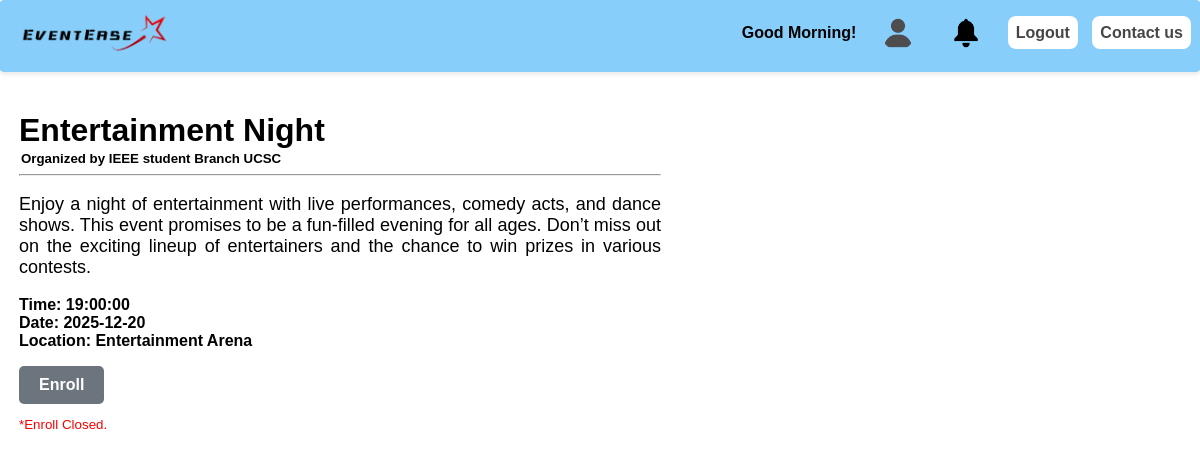
The page /event.php?no=12 (signed in) on the database its author committed.
### tables this page shows
CREATE TABLE `events` (
  `no` int(11) NOT NULL,
  `name` varchar(20) NOT NULL,
  `short_dis` varchar(200) NOT NULL,
  `long_dis` varchar(2000) NOT NULL,
  `flag` tinyint(1) NOT NULL,
  `time` time NOT NULL,
  `date` date NOT NULL,
  `location` varchar(20) NOT NULL,
  `people_limit` int(11) NOT NULL,
  `event_type` varchar(50) NOT NULL,
  `approvedstatus` int(11) NOT NULL,
  `reason` varchar(1000) NOT NULL,
  `supervisor` int(11) DEFAULT NULL,
  `event_banner` varchar(200) NOT NULL,
  `organizer` int(11) NOT NULL,
  `orgno` int(11) NOT NULL
);

CREATE TABLE `organizations` (
  `orgno` int(11) NOT NULL,
  `orgname` varchar(100) NOT NULL,
  `orgdetails` varchar(2000) NOT NULL,
  `orgprofilepic` text NOT NULL
);

### app/Controllers/HeaderController.php (called while the page is built, shortened)
<?php
class HeaderController {
    private $usermodel;
    private $notifications;
    public function __construct() {
        $database = new Database();
        $conn = $database->getConnection();
        $this->usermodel = new UserModel($conn);
        $this->notifications = new notifications($conn);
    }
    public function render() {
        $database = new Database();
        $username = isset($_SESSION['username']) ? $_SESSION['username'] : 'Guest';
        $profilePicture = './images/profiles/adminlogo.png';
        if ($username !== 'Guest') {
            $userData = $this->usermodel->getUserData($username, $database);
            $checknewchat = $this->notifications->checknewchat($userData['email'], $database);
            $checknewchatadmin = $this->notifications->checknewchatforadmin($database);
            if ($checknewchat) {
                $newchat = true;
            } else {
                $newchat = false;
            }
            if ($checknewchatadmin) {
                $newchatadmin = true;
            } else {
                $newchatadmin = false;
            }
        }
        require __DIR__ . '/../Views/events/header.php';
    }
}
?>

### app/Models/notifications.php (called while the page is built, shortened)
<?php
class notifications {
    public function checknewchat($email, Database $database) {
        $conn = $database->getConnection();
        $query = "SELECT * FROM contact_support where email=? and open_time < reply_time";
        $stmt = $conn->prepare($query);
        $stmt->bind_param("s", $email);
        $stmt->execute();
        $result = $stmt->get_result();
        if($result->num_rows > 0){
            return true;
        }else{
            return false;
        }
    }
    public function checknewchatforadmin(Database $database) {
        $conn = $database->getConnection();
        $query = "SELECT * FROM contact_support where open_time > reply_time";
        $stmt = $conn->prepare($query);
        $stmt->execute();
        $result = $stmt->get_result();
        if($result->num_rows > 0){
            return true;
        }else{
            return false;
        }
    }
}

### app/Models/UserModel.php (called while the page is built, shortened)
<?php
class UserModel {
    public function getUserData($username, Database $database) {
        $conn = $database->getConnection();
        $sql = "SELECT u.*, r.role_name, c.Cnt_num
                FROM users u
                JOIN roles r ON u.usertype = r.role_id
                LEFT JOIN contact_numbers c ON u.No = c.Cnt_no
                WHERE u.username = ?";
        $stmt = $conn->prepare($sql);
        $stmt->bind_param("s", $username);
        $stmt->execute();
        $result = $stmt->get_result();
        $userData = null;
        $contactNumbers = [];
        while ($row = $result->fetch_assoc()) {
            if (!$userData) {
                $userData = $row;
                unset($userData['Cnt_num']);
            }
        }
        if ($userData) {
            $userData['contact_numbers'] = $contactNumbers;
            return $userData;
        } else {
            return null;
        }
    }
}
?>

### app/Database.php (called while the page is built, shortened)
<?php
class Database
{
    private $host = 'localhost';
    private $user = 'root';
    private $password = '';
    private $db_name = 'eventease';
    public function getConnection()
    {
        $this->con = new mysqli($this->host, $this->user, $this->password, $this->db_name);
        return $this->con;
    }
}
?>

### app/Models/EventModel.php (called while the page is built, shortened)
<?php
class EventModel {
    private $conn;
    public function __construct(Database $database) {
        $this->conn = $database->getConnection();
    }
    public function isUserEnrolled($username, $eventno) {
        $query = "SELECT * FROM enroll WHERE username = ? AND eventno = ?";
        $stmt = $this->conn->prepare($query);
        $stmt->bind_param("si", $username, $eventno);
        $stmt->execute();
        $result = $stmt->get_result();
        return $result->num_rows > 0;
    }
    public function getEvent($no) {
    $query = "SELECT events.*, organizations.*
              FROM events
              JOIN organizations ON events.orgno = organizations.orgno
              WHERE events.no = ?";
    $stmt = $this->conn->prepare($query);
    $stmt->bind_param("i", $no);
    $stmt->execute();
    $result = $stmt->get_result();
    return $result->fetch_assoc();
}
}

### app/views/events/event.php (the view, shortened to what this page needs)
<!DOCTYPE html>
<html>
<head>
    <link rel="stylesheet" type="text/css" href="./css/event.css">
</head>
<body>
    <main class="main">
        <div class="event-details">
            <?php if ($event): ?>
                <div>
                    <h1><?php echo $event['name']; ?></h1><h5>Organized by <?php echo $event['orgname'];?></h5>
                    <hr>
                    <p class="details"><?php echo $event['long_dis']; ?></p>
                    <p><b>
                        Time: <?php echo $event['time']; ?>
                        <br>
                        Date: <?php echo $event['date']; ?>
                        <br>
                        Location: <?php echo $event['location']; ?>
                    </b></p>
                    <?php
                    $eventDate = new DateTime($event['date']);
                    $currentDate = new DateTime();
                    $interval = $currentDate->diff($eventDate);
                    $daysUntilEvent = $interval->days;
                    ?>
                    <?php if (!$isEnrolled): ?>
                        <?php if ($event['flag'] == 0 && $userdata['usertype'] == "guest"): ?>
                        <?php else: ?>
                            <form action="enroll.php" method="POST">
                                <button type="submit" class="button enroll-button<?php echo ($daysUntilEvent <= 5) ? ' disabled' : ''; ?>" <?php echo ($daysUntilEvent <= 5) ? 'disabled' : ''; ?>>Enroll</button>
                                <?php if ($daysUntilEvent <= 5): ?>
                                    <p class="notice">*Enroll Closed.</p>
                                <?php endif; ?>
                            </form>
                        <?php endif; ?>
                    <?php endif; ?>
                </div>
            <?php endif; ?>
        </div>
    </main>
</body>
</html>

### public/index.php (shortened to what this page needs)
<?php
require __DIR__ . '/../app/Database.php';
require __DIR__ . '/../app/Models/UserModel.php';
require __DIR__ . '/../app/Models/EventModel.php';
require __DIR__ . '/../app/Models/notifications.php';
require __DIR__ . '/../app/Controllers/EventController.php';
require __DIR__ . '/../app/Controllers/HeaderController.php';
require __DIR__ . '/../app/Controllers/UserProfileController.php';
require __DIR__ . '/../app/Models/Event.php';
$database = new Database();
$econtroller = new EventController($database);
$hcontroller = new HeaderController();
$url = isset($_GET['url']) ? $_GET['url'] : '';
switch ($url) {
    case 'event.php':
        $hcontroller->render();
        $econtroller->event();
        break;
}
?>

### app/views/events/header.php (shortened to what this page needs)
<!DOCTYPE html>
<html lang="en">
<head>
    <link rel="stylesheet" type="text/css" href="./css/headerstyle.css">
</head>
<body>
    <div class="headerbody">
        <a style="margin-left:10px;" href="index.php" target="_parent"><img src="./images/logo.png" alt="logo" width="150px"></a>
        <div>
            <?php if ($username !== 'Guest') { ?>
                <ul class="nothingul">
                    <?php
                        $hour = date('H');
                        $greeting = ($hour < 12) ? 'Good Morning!' : (($hour < 18) ? 'Good Afternoon!' : 'Good Evening!');
                    ?>
                    <li><?php echo $greeting ." ". $fname; ?></li>
                    <li><a href="userprofile.php" target="_self" class="nothing"><img src="<?php echo $profilePicture; ?>" alt="Profile Picture" width="50px"></a></li>
                    <li class="dropdown">
                        <?php if(($newchat==true && $userData['usertype']=='1')||($newchatadmin==true && $userData['usertype']=='0')){?>
                            <a class="nothing"><img src="./images/bell-red.png" alt="Chat" width="50px"></a>
                        <?php }else{?>
                            <a class="nothing"><img src="./images/bell.png" alt="Notifications" width="50px"></a>
                        <?php }?>
                    </li>
                    <li><a href="logout.php" target="_self">Logout</a></li>
                    <li><a href="contactus.php" target="rside">Contact us</a></li>
                </ul>
            <?php } ?>
        </div>
    </div>
</body>
</html>

### app/Controllers/EventController.php (shortened to what this page needs)
<?php
class EventController
{
    private $eventModel;
    private $UserModel;
    public function __construct(Database $database)
    {
        $this->eventModel = new EventModel($database);
        $this->UserModel = new UserModel($database);
    }
    public function event()
{
    $database = new Database();
    $no = isset($_GET['no']) ? $_GET['no'] : null;
    $username = isset($_SESSION['username']) ? $_SESSION['username'] : null;
    $isEnrolled = false;
    $userdata = ['role_name' => ''];
    if ($username) {
        $isEnrolled = $this->eventModel->isUserEnrolled($username, $no);
        $userdata = $this->UserModel->getUserData($username, $database);
    }
    if ($event = $this->eventModel->getEvent($no)) {
        include __DIR__ . '/../Views/events/event.php';
    } else {
        echo "Event not found.";
    }
}
}
?>

### public/css/headerstyle.css (style rules this page uses)
body { margin: -1px; padding: -1px; font-family: Arial, Helvetica, sans-serif; }
.headerbody { background-color: lightskyblue; border-radius: 5px; margin: 0px; padding-top: 2px; padding: 10 0 10 0px; }
div img { margin: 10px; }
li a img { width: 34px; margin-bottom: -12px; }
.headerbody > div { float: right; font-family: Arial, Helvetica, sans-serif; font-weight: bold; }
.nothingul { display: inline-block; margin-top: 4px; margin-right: 5px; }
.headerbody div ul li { display: inline; margin: 5px; }
a { text-decoration: none; font-family: sans-serif; font-weight: bold; }
li a:not(.nothing) { padding: 8px; color: rgba(0, 0, 0, 0.726); background-color: white; border-radius: 8px; }
.nothing img { border-radius: 50%; }
.headerbody { position: sticky; top: 0; width: 100%; z-index: 1; box-shadow: 0 2px 5px rgba(0, 0, 0, 0.1); }
.dropdown { position: relative; display: inline-block; }

### public/css/event.css (style rules this page uses)
.main { padding: 20px; margin: 0 20 20 20px; }
.details { text-align: justify; font-size: large; }
button { padding: 6px; color: rgba(0, 0, 0, 0.726); background-color: white; border-radius: 8px; font-weight: bold; }

### app/views/events/event.php (style rules this page uses)
.button { padding: 10px 20px; font-size: 16px; border: none; border-radius: 5px; cursor: pointer; }
.enroll-button { background-color: #007bff; color: white; }
.enroll-button.disabled { background-color: #6c757d; cursor: not-allowed; }
.main { display: flex; justify-content: space-between; align-items: flex-start; }
.event-details { flex: 1; margin-right: 20px; }
.event-details h1 { margin-bottom: 0; }
.event-details h5 { margin: 2px; }
.notice { color: red; font-size: smaller; }

### rows shown on the page
events: name "Entertainment Night", orgno.orgname "IEEE student Branch UCSC", long_dis "Enjoy a night of entertainment with live performances, comedy acts, and dance shows. This event promises to be a fun-filled evening for all ages. Don’t miss out on the exciting lineup of entertainers and the chance to win prizes in various contests.", time "19:00:00", date "2025-12-20", location "Entertainment Arena"
